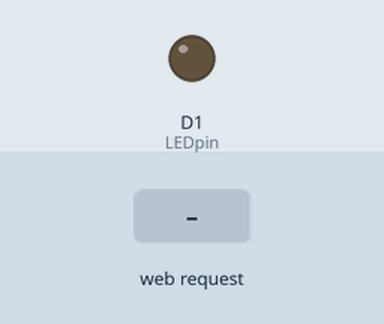
The sketch below on a simulated ESP8266 (NodeMCU). Parts: output pins drawn as LEDs (lit = HIGH). The inputs (shaded band) are chosen by the test bench. WiFi joins after 1.5 s; servers stay silent unless stated; what the sketch prints to the serial monitor is not drawn.

Above: at 3.3 s.
3.4 s: HTTP request GET /ledon received
At 3.9 s:
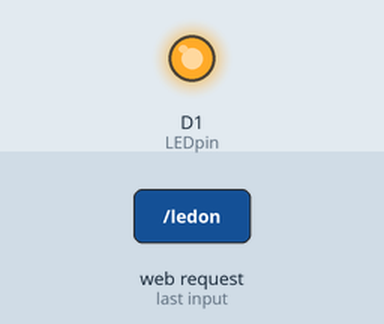
4.9 s: HTTP request GET / received
At 6.3 s:
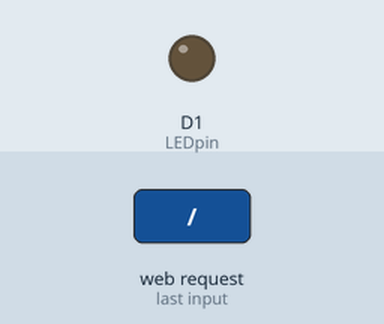
Timing chart, 0 to 7.9 s (numbered marks = the images above; inputs shaded):
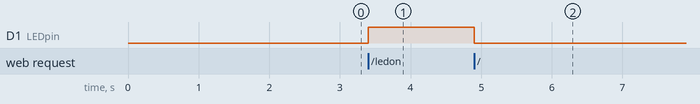

The sketch:

NodeMCU_LED_Control_STA_Mode.ino
```cpp
#include <ESP8266WiFi.h>
#include <ESP8266WebServer.h>

/*Put your SSID & Password*/
const char* ssid = "SSID-Name";  // Enter SSID here
const char* password = "Password";  //Enter Password here

ESP8266WebServer server(80);

char LEDpin = D1;
bool LEDstatus = LOW;

void setup() {
  Serial.begin(115200);
  delay(100);
  pinMode(LEDpin, OUTPUT);

  Serial.println("Connecting to ");
  Serial.println(ssid);

  //connect to your local wi-fi network
  WiFi.begin(ssid, password);

  //check wi-fi is connected to wi-fi network
  while (WiFi.status() != WL_CONNECTED)
  {
  delay(1000);
  Serial.print(".");
  }
  Serial.println("");
  Serial.println("WiFi connected..!");
  Serial.print("Got IP: ");
  Serial.println(WiFi.localIP());

  server.on("/", handle_OnConnect);
  server.on("/ledon", handle_ledon);
  server.on("/ledoff", handle_ledoff);
  server.onNotFound(handle_NotFound);

  server.begin();
  Serial.println("HTTP server started");
}
void loop() {
  server.handleClient();
  digitalWrite(LEDpin, LEDstatus);
}

void handle_OnConnect() {
  LEDstatus = LOW;
  server.send(200, "text/html", SendHTML());
}

void handle_ledon() {
  LEDstatus = HIGH;
  server.send(200, "text/html", SendHTML());
}

void handle_ledoff() {
  LEDstatus = LOW;
  server.send(200, "text/html", SendHTML());
}

void handle_NotFound(){
  server.send(404, "text/plain", "Not found");
}

String SendHTML(){
  String ptr = "<!DOCTYPE html>\n";
  ptr +="<html>\n";
  ptr +="<head>\n";
  ptr +="<title>LED Control</title>\n";
  ptr +="</head>\n";
  ptr +="<body>\n";
  ptr +="<h1>LED Control using WiFi</h1>\n";
  ptr +="<p>Click to switch LED on and off.</p>\n";
  ptr +="<form method=\"get\">\n";
  ptr +="<input type=\"button\" value=\"LED ON\" onclick=\"window.location.href='/ledon'\">\n";
  ptr +="<input type=\"button\" value=\"LED OFF\" onclick=\"window.location.href='/ledoff'\">\n";
  ptr +="</form>\n";
  ptr +="</body>\n";
  ptr +="</html>\n";
  return ptr;
}
```

Measured:
- after the input at 3.4 s, D1 (LEDpin): LOW → HIGH at once
- after the input at 4.9 s, D1 (LEDpin): HIGH → LOW at once
